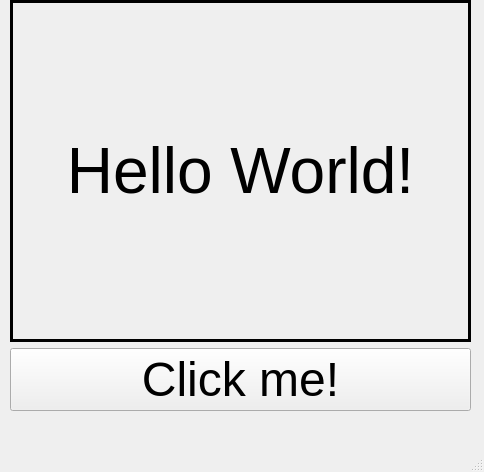
<?xml version="1.0" encoding="UTF-8"?>
<ui version="4.0">
 <class>MainWindow</class>
 <widget class="QMainWindow" name="MainWindow">
  <property name="geometry">
   <rect>
    <x>0</x>
    <y>0</y>
    <width>484</width>
    <height>472</height>
   </rect>
  </property>
  <property name="windowTitle">
   <string>MainWindow</string>
  </property>
  <widget class="QWidget" name="centralwidget">
   <widget class="QWidget" name="gridLayoutWidget">
    <property name="geometry">
     <rect>
      <x>10</x>
      <y>0</y>
      <width>461</width>
      <height>411</height>
     </rect>
    </property>
    <layout class="QGridLayout" name="gridLayout">
     <item row="1" column="0">
      <widget class="QPushButton" name="pushButton">
       <property name="font">
        <font>
         <pointsize>36</pointsize>
        </font>
       </property>
       <property name="text">
        <string>Click me!</string>
       </property>
      </widget>
     </item>
     <item row="0" column="0">
      <layout class="QVBoxLayout" name="verticalLayout">
       <item>
        <widget class="QLabel" name="hello_world_label">
         <property name="font">
          <font>
           <pointsize>48</pointsize>
          </font>
         </property>
         <property name="frameShape">
          <enum>QFrame::Box</enum>
         </property>
         <property name="lineWidth">
          <number>3</number>
         </property>
         <property name="midLineWidth">
          <number>2</number>
         </property>
         <property name="text">
          <string>Hello World!</string>
         </property>
         <property name="alignment">
          <set>Qt::AlignCenter</set>
         </property>
        </widget>
       </item>
      </layout>
     </item>
    </layout>
   </widget>
  </widget>
  <widget class="QMenuBar" name="menubar">
   <property name="geometry">
    <rect>
     <x>0</x>
     <y>0</y>
     <width>484</width>
     <height>24</height>
    </rect>
   </property>
  </widget>
  <widget class="QStatusBar" name="statusbar"/>
 </widget>
 <resources/>
 <connections/>
</ui>
